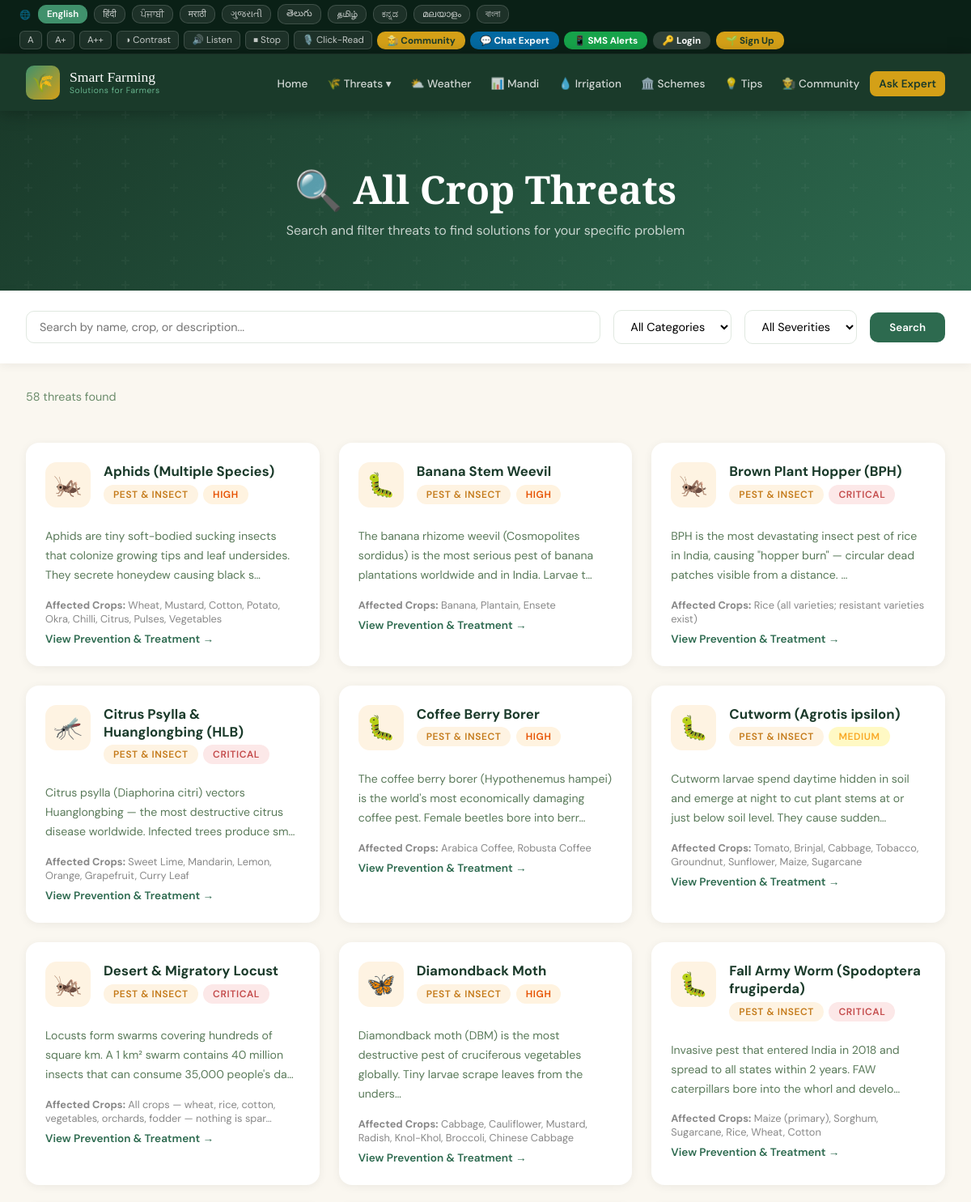
/threats/ (upper part), run on the app's committed database.
### farming/models.py (models this page shows, shortened)
class Threat(models.Model):
    name = models.CharField(max_length=200)
    category = models.CharField(max_length=20, choices=ThreatCategory.choices)
    description = models.TextField()
    affected_crops = models.CharField(max_length=500)
    prevention_methods = models.TextField()
    treatment = models.TextField()
    season = models.CharField(max_length=100, default='All seasons')
    severity = models.CharField(max_length=20, choices=[
        ('low', 'Low'), ('medium', 'Medium'), ('high', 'High'), ('critical', 'Critical')
    ], default='medium')
    icon = models.CharField(max_length=10, default='🐛')
    created_at = models.DateTimeField(auto_now_add=True)
    class Meta:
        ordering = ['category', 'name']

### farming/views.py (the view)
# urls.py: path('threats/', views.threat_list, name='threat_list'),
def threat_list(request):
    category = request.GET.get('category', '')
    search = request.GET.get('search', '')
    severity = request.GET.get('severity', '')
    threats = Threat.objects.all()
    if category:
        threats = threats.filter(category=category)
    if search:
        threats = threats.filter(
            Q(name__icontains=search) | Q(description__icontains=search) | Q(affected_crops__icontains=search)
        )
    if severity:
        threats = threats.filter(severity=severity)
    context = {
        'threats': threats, 'category': category,
        'search': search, 'severity': severity,
        'categories': ThreatCategory.choices,
    }
    return render(request, 'farming/threat_list.html', context)

### farming/templates/farming/threat_list.html (shortened to what this page needs)
{% extends 'farming/base.html' %}
{% block content %}
<div class="page-header">
    <h1>🔍 All Crop Threats</h1>
    <p>Search and filter threats to find solutions for your specific problem</p>
</div>
<form method="get" class="filter-bar">
    <div class="filter-inner">
        <input type="text" name="search" value="{{ search }}" placeholder="Search by name, crop, or description...">
        <select name="category">
            <option value="">All Categories</option>
        </select>
        <select name="severity">
            <option value="">All Severities</option>
        </select>
        <button type="submit">Search</button>
    </div>
</form>
<p class="results-count">{{ threats.count }} threat{{ threats.count|pluralize }} found</p>
<div class="threats-grid">
    {% for threat in threats %}
    <a href="{% url 'threat_detail' threat.pk %}" class="threat-card">
        <div class="threat-header">
            <div class="threat-icon-wrap {{ threat.category }}">{{ threat.icon }}</div>
            <div class="threat-meta">
                <h3>{{ threat.name }}</h3>
                <div class="threat-badges">
                    <span class="badge badge-{{ threat.category }}">{{ threat.get_category_display }}</span>
                    <span class="badge badge-{{ threat.severity }}">{{ threat.get_severity_display }}</span>
                </div>
            </div>
        </div>
        <div class="threat-body">
            <p>{{ threat.description|truncatechars:130 }}</p>
            <div class="threat-crops"><strong>Affected Crops:</strong> {{ threat.affected_crops|truncatechars:80 }}</div>
            <div class="threat-link">View Prevention & Treatment →</div>
        </div>
    </a>
    {% empty %}
    <div class="no-results">
        <h3>No threats found</h3>
        <p>Try adjusting your search filters</p>
    </div>
    {% endfor %}
</div>
{% endblock %}

### farming/templates/farming/base.html (style rules this page uses)
:root { --green-deep: #1a3a2a; --green-mid: #2d6a4f; --green-bright: #40916c; --green-light: #74c69d; --gold: #d4a017; --gold-light: #f4c842; --cream: #faf7f0; --white: #ffffff; --text-dark: #1a2018; --shadow: 0 8px 32px rgba(26,58,42,0.15); --shadow-lg: 0 20px 60px rgba(26,58,42,0.2); --wildlife: #c44b4b; --pest: #c47a1a; --weed: #3a7a3a; }
* { margin: 0; padding: 0; box-sizing: border-box; }
body { font-family: 'DM Sans', sans-serif; background: var(--cream); color: var(--text-dark); min-height: 100vh; }
.page-header { background: linear-gradient(135deg, var(--green-deep) 0%, var(--green-mid) 100%); padding: 4rem 2rem; text-align: center; position: relative; overflow: hidden; }
.page-header::before { content: ''; position: absolute; inset: 0; }
.page-header h1 { font-family: 'Playfair Display', serif; color: white; font-size: clamp(1.8rem,4vw,3rem); position: relative; margin-bottom: 0.5rem; }
.page-header p { color: rgba(255,255,255,0.75); font-size: 1rem; position: relative; }
.badge { display: inline-block; padding: 4px 12px; border-radius: 20px; font-size: 0.75rem; font-weight: 600; text-transform: uppercase; letter-spacing: 0.05em; }
.badge-pest { background: #fef3e2; color: var(--pest); }
.badge-critical { background: #fce8e8; color: #c44b4b; }
.badge-high { background: #fff3e0; color: #e65100; }
.badge-medium { background: #fff9c4; color: #f9a825; }

### farming/templates/farming/threat_list.html (style rules this page uses)
.filter-bar { background: white; padding: 1.5rem 2rem; box-shadow: 0 2px 12px rgba(0,0,0,0.06); position: sticky; top: 70px; z-index: 100; }
.filter-inner { max-width: 1300px; margin: 0 auto; display: flex; gap: 1rem; flex-wrap: wrap; align-items: center; }
.filter-inner input, .filter-inner select { padding: 10px 16px; border: 1.5px solid #e0e8e0; border-radius: 10px; font-size: 0.9rem; font-family: 'DM Sans', sans-serif; outline: none; transition: border-color 0.2s; background: white; }
.filter-inner input { flex: 1; min-width: 220px; }
.filter-inner button { padding: 10px 24px; background: var(--green-mid); color: white; border: none; border-radius: 10px; cursor: pointer; font-family: 'DM Sans', sans-serif; font-weight: 600; transition: background 0.2s; }
.threats-grid { max-width: 1300px; margin: 3rem auto; padding: 0 2rem; display: grid; grid-template-columns: repeat(auto-fill, minmax(340px, 1fr)); gap: 1.5rem; }
.threat-card { background: white; border-radius: 16px; overflow: hidden; box-shadow: 0 2px 12px rgba(0,0,0,0.06); transition: all 0.3s; text-decoration: none; display: block; }
.threat-header { padding: 1.5rem; display: flex; align-items: flex-start; gap: 1rem; }
.threat-icon-wrap { width: 56px; height: 56px; border-radius: 14px; display: flex; align-items: center; justify-content: center; font-size: 1.8rem; flex-shrink: 0; }
.threat-icon-wrap.pest { background: #fef3e2; }
.threat-meta h3 { font-size: 1.05rem; color: var(--green-deep); margin-bottom: 0.35rem; }
.threat-badges { display: flex; gap: 0.4rem; flex-wrap: wrap; }
.threat-body { padding: 0 1.5rem 1.5rem; }
.threat-body p { font-size: 0.88rem; color: #5a7a5a; line-height: 1.7; margin-bottom: 1rem; }
.threat-crops { font-size: 0.8rem; color: #888; }
.threat-crops strong { color: var(--text-mid); }
.threat-link { display: inline-block; margin-top: 0.5rem; color: var(--green-mid); font-size: 0.85rem; font-weight: 600; }
.results-count { max-width: 1300px; margin: 2rem auto 0; padding: 0 2rem; color: #6b8c6b; font-size: 0.9rem; }

### data on the page
Threat: icon "🦗", name "Aphids (Multiple Species)", category "PEST & INSECT", severity "HIGH", description "Aphids are tiny soft-bodied sucking insects that colonize growing tips and leaf undersides. They secrete honeydew causing black s…", affected_crops "Wheat, Mustard, Cotton, Potato, Okra, Chilli, Citrus, Pulses, Vegetables"
Threat: icon "🐛", name "Banana Stem Weevil", category "PEST & INSECT", severity "HIGH", description "The banana rhizome weevil (Cosmopolites sordidus) is the most serious pest of banana plantations worldwide and in India. Larvae t…", affected_crops "Banana, Plantain, Ensete"
Threat: icon "🦗", name "Brown Plant Hopper (BPH)", category "PEST & INSECT", severity "CRITICAL", description "BPH is the most devastating insect pest of rice in India, causing \"hopper burn\" — circular dead patches visible from a distance. …", affected_crops "Rice (all varieties; resistant varieties exist)"
Threat: icon "🦟", name "Citrus Psylla & Huanglongbing (HLB)", category "PEST & INSECT", severity "CRITICAL", description "Citrus psylla (Diaphorina citri) vectors Huanglongbing — the most destructive citrus disease worldwide. Infected trees produce sm…", affected_crops "Sweet Lime, Mandarin, Lemon, Orange, Grapefruit, Curry Leaf"
Threat: icon "🐛", name "Coffee Berry Borer", category "PEST & INSECT", severity "HIGH", description "The coffee berry borer (Hypothenemus hampei) is the world's most economically damaging coffee pest. Female beetles bore into berr…", affected_crops "Arabica Coffee, Robusta Coffee"
Threat: icon "🐛", name "Cutworm (Agrotis ipsilon)", category "PEST & INSECT", severity "MEDIUM", description "Cutworm larvae spend daytime hidden in soil and emerge at night to cut plant stems at or just below soil level. They cause sudden…", affected_crops "Tomato, Brinjal, Cabbage, Tobacco, Groundnut, Sunflower, Maize, Sugarcane"
Threat: icon "🦗", name "Desert & Migratory Locust", category "PEST & INSECT", severity "CRITICAL", description "Locusts form swarms covering hundreds of square km. A 1 km² swarm contains 40 million insects that can consume 35,000 people's da…", affected_crops "All crops — wheat, rice, cotton, vegetables, orchards, fodder — nothing is spar…"
Threat: icon "🦋", name "Diamondback Moth", category "PEST & INSECT", severity "HIGH", description "Diamondback moth (DBM) is the most destructive pest of cruciferous vegetables globally. Tiny larvae scrape leaves from the unders…", affected_crops "Cabbage, Cauliflower, Mustard, Radish, Knol-Khol, Broccoli, Chinese Cabbage"
Threat: icon "🐛", name "Fall Army Worm (Spodoptera frugiperda)", category "PEST & INSECT", severity "CRITICAL", description "Invasive pest that entered India in 2018 and spread to all states within 2 years. FAW caterpillars bore into the whorl and develo…", affected_crops "Maize (primary), Sorghum, Sugarcane, Rice, Wheat, Cotton"

### other printed values
{{ threats.count }} "58"
